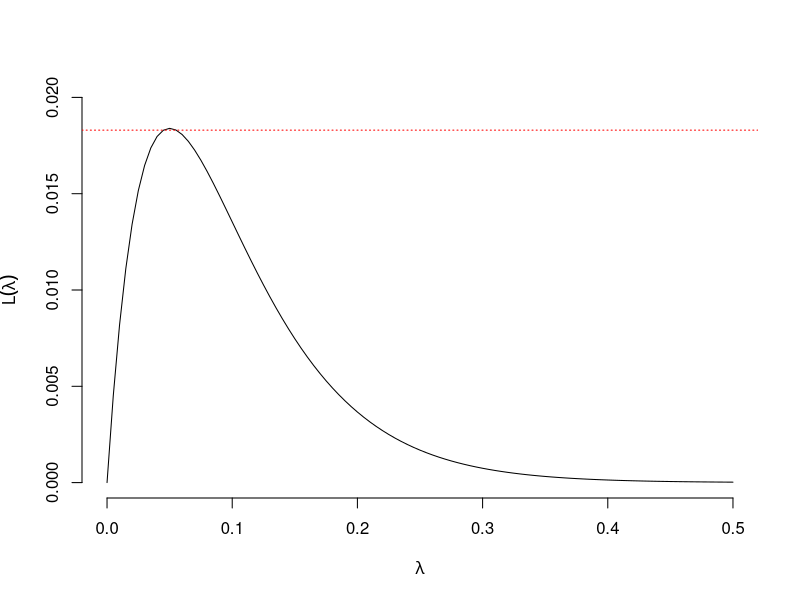

This chart was generated by the following R code:
curve(x*exp(-x*20),from=0,to=0.5,ylim = c(0,0.02),bty="n",
      xlab=expression(lambda),ylab=expression(L(lambda)))
abline(h = 0.0183, col="red", lty="dotted")